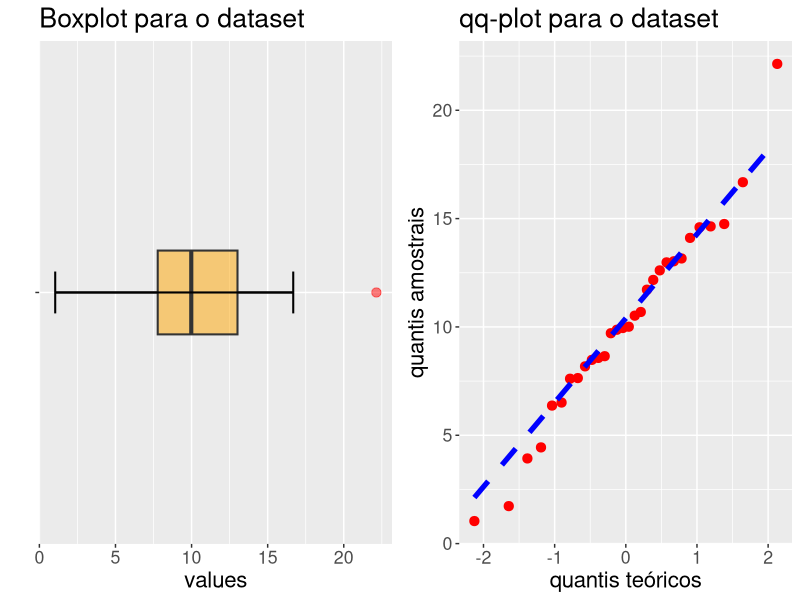
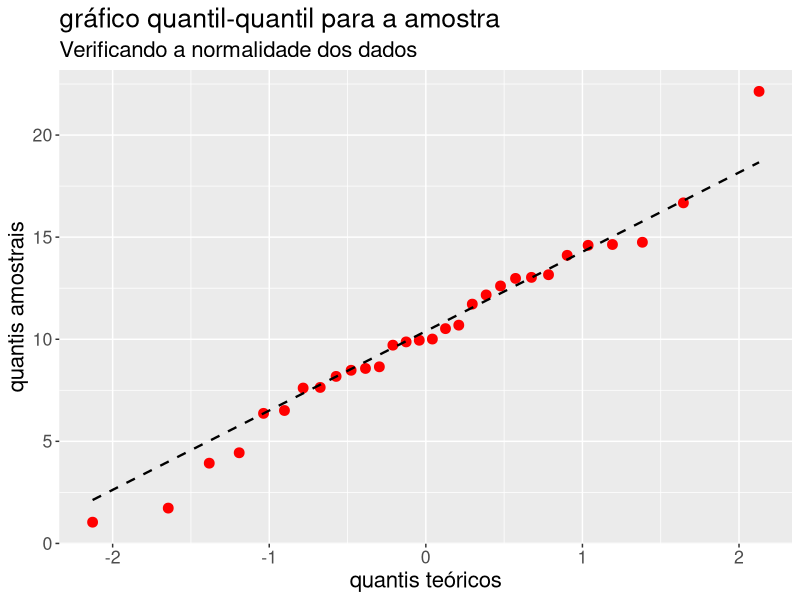

The R script that drew these images, in order:
## ---- chunk 1
knitr::opts_chunk$set(echo = TRUE)
## ---- chunk 2
library(dplyr)
library(ggplot2)
library(readxl)
library(kableExtra) #Para gerar tabelas com um layout agradável
## ---- chunk 3
# ks.test(
#   x = dados,
#   y = "pnorm",
#   alternative = "two.sided",
#   mean = 10,
#   sd = 5)
## ---- chunk 4
x = c(32, 40, 20, 25, 33) #Dados para a tabela de contingência 1Xs
## ---- chunk 5
chisq.test(x, p = rep(1/5, length(x))) #Teste qui-quadrado
## ---- chunk 6
dados = c(1.04, 1.73, 3.93, 4.44, 6.37, 6.51, 
          7.61, 7.64, 8.18, 8.48, 8.57, 8.65,
          9.71, 9.87, 9.95, 10.01, 10.52, 10.69,
          11.72, 12.17, 12.61, 12.98, 13.03, 13.16,
          14.11, 14.60, 14.64, 14.75, 16.68, 22.14
          )
## ---- chunk 7
q = qnorm(c(0.25, 0.50, 0.75), 10, 5)
## ---- chunk 8
x = dados %>%
  cut(c(-Inf, q, Inf)) %>%
  table() %>%
  as.vector()
## ---- chunk 9
chisq.test(x, p = rep(0.25, length(x)))
## ---- chunk 10
dados = as.data.frame(dados)

box_plot = ggplot(data = dados, aes(x = "", y = dados)) + 
  geom_boxplot(fill = "orange", 
               outlier.colour = "red",
               outlier.size = 2.8,
               alpha = 0.5,
               width = 0.2,
               size = 0.7
               ) + 
  stat_boxplot(geom = "errorbar",
               width = 0.1,
               size = 0.7
               ) + 
  labs(
    title = "Boxplot para o dataset",
    x = "",
    y = "values"
  ) + 
  coord_flip() + 
  theme(text = element_text(size = 16))

qq_plot = ggplot(data = dados, aes(sample = dados)) + 
  geom_qq(col = "red", size = 2.8) + 
  geom_qq_line(linetype = "dashed", color = "blue", size = 1.8) + 
  labs(
    title = "qq-plot para o dataset",
    x = "quantis teóricos",
    y = "quantis amostrais"
  ) + 
  theme(text = element_text(size = 16))

cowplot::plot_grid(box_plot, qq_plot)
## ---- chunk 11
x = c(43, 49, 56, 45, 66, 41) #Tabela de contingência 1Xs
## ---- chunk 12
chisq.test(x, p = rep(1/6, length(x))) #Teste qui-quadrado
## ---- chunk 13
x = c(125, 18, 20, 34)
## ---- chunk 14
p = c(0.656, 0.093, 0.093, 0.158)
## ---- chunk 15
chisq.test(x, p = c(0.656, 0.093, 0.093, 0.158))
## ---- chunk 16
dados = c(15.9, 16.9, 18.3, 18.5, 19.0,
          19.5, 21.8, 23.0, 23.8, 24.5,
          26.1, 26.9, 32.3, 35.0, 36.1,
          36.5, 37.2, 38.5, 40.9, 44.2
          )
## ---- chunk 17
q = qnorm(c(0.25, 0.50, 0.75), 30, 10)
## ---- chunk 18
x = dados %>%
  cut(c(-Inf, q, Inf)) %>%
  table() %>%
  as.vector()
## ---- chunk 19
chisq.test(x, p = rep(0.25, length(x)))
## ---- chunk 20
x = c(158, 186, 179, 161, 141, 175)
## ---- chunk 21
chisq.test(x, p = rep(1/6, length(x)))
## ---- chunk 22
tab = matrix(
  c(15, 8, 20, 23, 30, 18, 20, 34, 15, 17),
  byrow = F, 
  nrow = 2,
  dimnames = list(c("humanas", "biologicas"), c(LETTERS[1:5]))
)
## ---- chunk 23
kable(tab) %>%
  kable_styling(
    full_width = F,
    bootstrap_options = c("striped", "hover", "condensed", "responsive"))
## ---- chunk 24
chisq.test(tab)
## ---- chunk 25
tab = matrix(
  c(15, 6, 22, 10, 18, 20, 3, 6),
  byrow = F,
  nrow = 2,
  dimnames = list(
    c("publica", "particular"), 
    c("(0; 2,5]", "(2,5; 5]", "(5; 7,5]", "(7,5; 10]")
    )
)
## ---- chunk 26
kable(tab) %>%
  kable_styling(
    full_width = F,
    bootstrap_options = c("striped", "hover", "condensed", "responsive"))
## ---- chunk 27
chisq.test(tab)
## ---- chunk 28
dados = data.frame(
  pub_obs = c(15, 22, 18, 3),
  part_obs = c(6, 10, 20, 6)
)
## ---- chunk 29
row.names(dados) = c("(0; 2,5]", "(2,5; 5]", "(5; 7,5]", "(7,5; 10]")
dados = mutate(
  dados, 
  total = pub_obs + part_obs,
  pub_esp = (total/sum(total))*sum(pub_obs),
  part_esp = (total/sum(total))*sum(part_obs)
  )
## ---- chunk 30
xsi2 = sum( (dados$pub_obs - dados$pub_esp)^2/dados$pub_esp ) + 
  sum( (dados$part_obs - dados$part_esp)^2/dados$part_esp )
## ---- chunk 31
s = (nrow(dados) - 1)
pchisq(xsi2, df = s, lower.tail = F)
## ---- chunk 32
tab = matrix(
  c(33, 37, 17, 13),
  byrow = F,
  ncol = 2,
  dimnames = list(c("convencional", "novo"), c("correto", "errado"))
)
## ---- chunk 33
kable(tab) %>%
  kable_styling(
    full_width = F,
    bootstrap_options = c("striped", "hover", "condensed", "responsive"))
## ---- chunk 34
chisq.test(tab)
## ---- chunk 35
tab = matrix(
  c(55, 48, 25, 32),
  byrow = F,
  ncol = 2,
  dimnames = list(c("Droga A", "Droga B"), c("Eficaz", "Ñ Eficaz"))
)
## ---- chunk 36
kable(tab) %>%
  kable_styling(
    full_width = F,
    bootstrap_options = c("striped", "hover", "condensed", "responsive"))
## ---- chunk 37
chisq.test(tab)
## ---- chunk 38
tab = matrix(
  c(32, 12, 68, 38),
  byrow = F,
  ncol = 2,
  dimnames = list(c("Cidade A", "Cidade B"), c("Gostaram", "Não gostaram"))
)
## ---- chunk 39
kable(tab) %>%
  kable_styling(
    full_width = F,
    bootstrap_options = c("striped", "hover", "condensed", "responsive"))
## ---- chunk 40
chisq.test(tab)
## ---- chunk 41
tab = matrix(
  c(214, 51, 111, 237, 102, 304, 78, 126, 139, 119, 22, 48),
  byrow = F, 
  nrow = 3,
  dimnames = list(
    c("São Paulo", "Paraná", "Rio G. Sul"),
    c("Consumidor", "Produtor", "Escola", "Outras")
    )
)
## ---- chunk 42
kable(tab) %>%
  kable_styling(
    full_width = F,
    bootstrap_options = c("striped", "hover", "condensed", "responsive"))
## ---- chunk 43
chisq.test(tab)
## ---- chunk 44
tab = matrix(
  c(30, 60, 35, 25, 35, 15),
  byrow = F,
  ncol = 3,
  dimnames = list(c("A favor", "Contra"), c("Urbano", "Suburbano", "Rural"))
)
## ---- chunk 45
kable(tab) %>%
  kable_styling(
    full_width = F,
    bootstrap_options = c("striped", "hover", "condensed", "responsive"))
## ---- chunk 46
chisq.test(tab)
## ---- chunk 47
tab = matrix(
  c(100, 900, 150, 850),
  byrow = F,
  nrow = 2,
  dimnames = list(c("Usaram", "Ñ usaram"), c("Homens", "Mulheres"))
)
## ---- chunk 48
kable(tab) %>%
  kable_styling(
    full_width = F,
    bootstrap_options = c("striped", "hover", "condensed", "responsive"))
## ---- chunk 49
chisq.test(tab)
## ---- chunk 50
tab = matrix(
  c(200, 200, 220, 280, 380, 720),
  byrow = F,
  nrow = 2,
  dimnames = list(c("Sim", "Não"), c("Alta", "Media", "Baixa"))
)
## ---- chunk 51
kable(tab) %>%
  kable_styling(
    full_width = F,
    bootstrap_options = c("striped", "hover", "condensed", "responsive"))
## ---- chunk 52
chisq.test(tab)
## ---- chunk 53
tab = matrix(
  c(100, 100, 120, 80),
  byrow = F,
  ncol = 2,
  dimnames = list(c("Alto", "Baixo"), c("Homem", "Mulher"))
)
## ---- chunk 54
kable(tab) %>%
  kable_styling(
    full_width = F,
    bootstrap_options = c("striped", "hover", "condensed", "responsive"))
## ---- chunk 55
chisq.test(tab)
## ---- chunk 56
tab = matrix(
  c(62, 84, 24, 36, 42, 22, 12, 14, 24),
  byrow = F,
  nrow = 3,
  dimnames = list(
    c("Excelente", "Satisfatorio", "Insatisfatorio"),
    c("1ª tentativa", "2ª tentativa", "3ª tentativa")
  )
)


kable(tab) %>%
  kable_styling(
    full_width = F,
    bootstrap_options = c("striped", "hover", "condensed", "responsive"))
## ---- chunk 57
chisq.test(tab)
## ---- chunk 58
dados = data.frame(
  agente = LETTERS[1:5],
  experiencia = c(2, 4, 5, 6, 8),
  Nclientes = c(48, 56, 64, 60, 72)
)

kable(dados) %>%
  kable_styling(
    full_width = F,
    bootstrap_options = c("striped", "hover", "condensed", "responsive"))
## ---- chunk 59
cor.test(dados$experiencia, dados$Nclientes)
## ---- chunk 60
r = 0.6 #Valor da correlação na amostra
n = 12 #Tamanho da amostra
## ---- chunk 61
t_0 = r*sqrt((n-2)/(1-r^2)) #Estatística do teste
## ---- chunk 62
2*min(c(pt(t_0, df = n-2), pt(t_0, df = n-2, lower.tail = F)))
## ---- chunk 63
xi_0 = 0.5*log((1+r)/(1-r), base = exp(1)) #Valor da estatística para rho diferente de zero
## ---- chunk 64
std_err = sqrt(1/(n-3)) #Erro padrão do estimador

int_mu_xi = xi_0 + c(-1, 1)*qnorm(0.975)*std_err#intervalo de confiança para a estatística mu_xi

cat(
  "IC(mu_xi; 0,95) =",
  int_mu_xi
)
## ---- chunk 65
int_conf_rho = (exp(2*int_mu_xi) -1)/(1 + exp(2*int_mu_xi))

cat(
  "IC(rho; 0,95) =",
  int_conf_rho
)
## ---- chunk 66
dados = data.frame(
  tempo = c(84, 108, 110, 133, 144, 152, 180, 196, 231),
  volume = c(48, 72, 63, 82, 88, 109, 112, 123, 140)
)
## ---- chunk 67
cor.test(dados$tempo, dados$volume)
## ---- chunk 68
dados = c(1.04, 1.73, 3.93, 4.44, 6.37, 6.51, 
          7.61, 7.64, 8.18, 8.48, 8.57, 8.65,
          9.71, 9.87, 9.95, 10.01, 10.52, 10.69,
          11.72, 12.17, 12.61, 12.98, 13.03, 13.16,
          14.11, 14.60, 14.64, 14.75, 16.68, 22.14
          )
## ---- chunk 69
ks.test(
  x = dados, 
  y = "pnorm", 
  alternative = "two.sided", 
  mean = 10,
  sd = 5)
## ---- chunk 70
dados = as.data.frame(dados)
dados %>%
  ggplot(aes(sample = dados)) + 
  geom_qq(col = "red", size = 3) + 
  geom_qq_line(col = "black", size = 0.8, linetype = "dashed") + 
  labs(
    x = "quantis teóricos",
    y = "quantis amostrais",
    title = "gráfico quantil-quantil para a amostra",
    subtitle = "Verificando a normalidade dos dados"
  ) + 
  theme(text = element_text(size = 16))
## ---- chunk 71
tab = matrix(
  c(5, 92, 141, 231, 51, 48),
  byrow = F,
  nrow = 2,
  dimnames = list(
    c("Estadual", "Particular"),
    c("Costeira", "Fluvial", "Internacional")
  )
)

kable(tab) %>%
  kable_styling(
    full_width = F,
    bootstrap_options = c("striped", "hover", "condensed", "responsive"))
## ---- chunk 72
chisq.test(tab)
## ---- chunk 73
x = c(72, 204, 228, 101, 20)
## ---- chunk 74
chisq.test(x, p = dbinom(c(0:4), 4, 2/5))
## ---- chunk 75
tab = matrix(
  c(50, 110, 40, 150, 42, 8),
  byrow = T,
  ncol = 3,
  dimnames = list(
    c("Feminino", "Masculino"), 
    c("Preferem A", "Preferem B", "Indecisos")
    )
)

kable(tab) %>%
  kable_styling(
    full_width = F,
    bootstrap_options = c("striped", "hover", "condensed", "responsive"))
## ---- chunk 76
chisq.test(tab)
## ---- chunk 77
dados = data.frame(
  s_primario = c(2, 2.5, 2.9, 3.3, 4.1, 4.3, 7),
  analfabetismo = c(17.5, 18.5, 19.5, 22.5, 26.5, 16.6, 36.6)
)

kable(dados) %>%
  kable_styling(
    full_width = F,
    bootstrap_options = c("striped", "hover", "condensed", "responsive"))
## ---- chunk 78
cor.test(dados$s_primario, dados$analfabetismo)
## ---- chunk 79
x = c(4, 5, 4, 5, 8, 9, 10, 11, 12, 12)
y = c(1, 1, 2, 3, 3, 5, 5, 6, 6, 6)
z = c(6, 7, 10, 10, 11, 9, 12, 10, 11, 14)
## ---- chunk 80
cat("X e Y:")
cor.test(x, y)
cat("X e Z:")
cor.test(x, z)
## ---- chunk 81
r_H = -0.52
n_H = 52
r_M = -0.82
n_M = 28
## ---- chunk 82
xbar_H = 0.5*log((1 + r_H)/(1 - r_H), base = exp(1)) 

xbar_M = 0.5*log((1 + r_M)/(1 - r_M), base = exp(1))
## ---- chunk 83
D = xbar_H - xbar_M
## ---- chunk 84
std_err = 1/(n_H - 3) + 1/(n_M - 3) 
## ---- chunk 85
p = 2*min(
  c(
    pnorm(D, mean = 0, sd = std_err), 
    pnorm(D, mean = 0, sd = std_err, lower.tail = F)
    )
  )

p
## ---- chunk 86
p_NF = 0.52 #probabilidade de um trabalhador escolhido ao acaso nunca ter 
# fumado
p_FP = 0.12 #probabilidade de um trabalhador escolhido ao acaso ter fumado no passado
p_F = 0.36 #probabilidade de um trabalhador escolhido ao acaso ser fumante atualmente
## ---- chunk 87
dmultinom(c(5, 2, 3), size = 10, prob = c(0.52, 0.12, 0.36))
## ---- chunk 88
dados = c(0.145, 0.430, 0.882, 0.191, 0.224, 0.173, 0.561, 0.060, 0.810, 0.785,
          0.299, 0.932, 0.125, 0.661, 0.960, 0.413, 0.853, 0.968, 0.603, 0.384,
          0.516, 0.356, 0.517, 0.321, 0.092, 0.372, 0.527, 0.421, 0.229, 0.064,
          0.901, 0.178, 0.519, 0.504, 0.179, 0.887, 0.239, 0.041, 0.452, 0.990,
          0.433, 0.248, 0.251, 0.206, 0.974, 0.275, 0.124, 0.775, 0.874, 0.983
          )
## ---- chunk 89
q = qunif(c(0.25, 0.50, 0.75), min = 0, max = 1)
## ---- chunk 90
x = dados %>%
  cut(c(0, q, 1)) %>%
  table() %>%
  as.vector()
## ---- chunk 91
chisq.test(x, p = rep(0.25, length(x)))
## ---- chunk 92
ks.test(dados, y = "punif")
## ---- chunk 93
dados = c(0.378, 1.007, 0.228, 0.123,
          0.391, 0.470, 0.389, 0.089,
          0.458, 0.368, 0.627, 0.646,
          0.063, 0.831, 0.480, 0.093,
          0.009, 0.387, 0.093, 0.400
          )
## ---- chunk 94
q = qexp(c(0.25, 0.50, 0.75), rate = 1/0.5)
## ---- chunk 95
x = dados %>%
  cut(c(0, q, Inf)) %>%
  table() %>%
  as.vector()
## ---- chunk 96
chisq.test(x, p = rep(0.25, length(x)))
## ---- chunk 97
dados = read_excel(
  "Dados_EB_originais.xlsx", 
  sheet = "CD-Notas"
  )
dados = unlist(dados)
dados = as.vector(dados)
## ---- chunk 98
xbar = mean(dados)
s = sd(dados)
## ---- chunk 99
q = qnorm(c(0.25, 0.50, 0.75), mean = xbar, sd = s)
## ---- chunk 100
x = dados %>%
  cut(c(-Inf, q, Inf)) %>%
  table() %>%
  as.vector()
## ---- chunk 101
chisq.test(x, p = rep(0.25, length(x)))
## ---- chunk 102
ks.test(dados, "pnorm", mean = xbar, sd = s, alternative = "two.sided")
